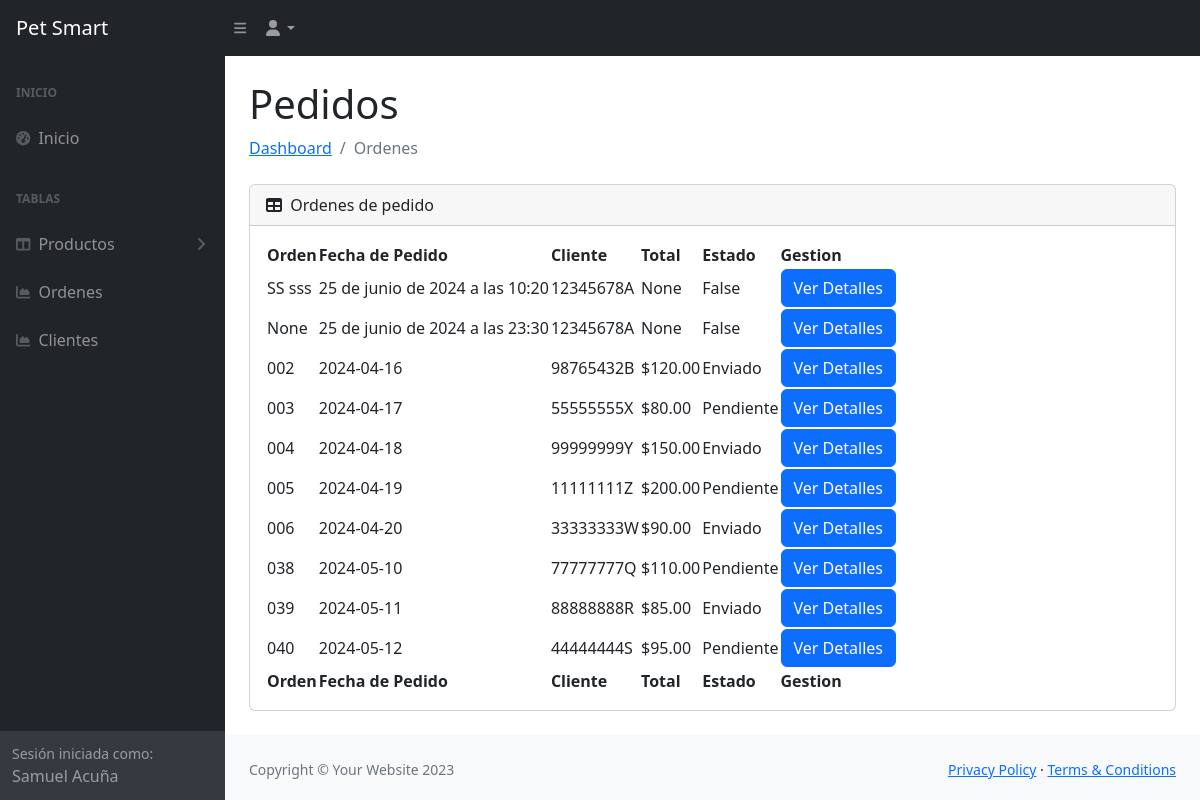
Page /dash/tabla_ordenes/ on the earlier database version.
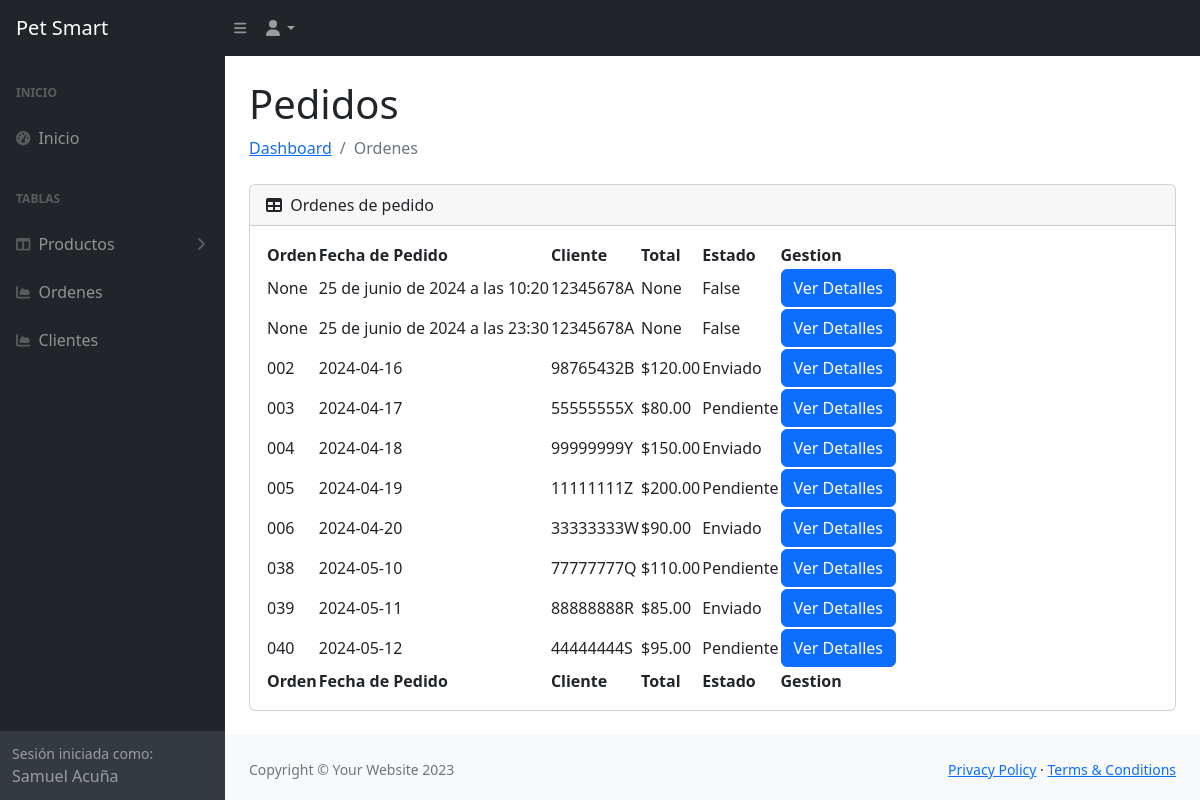
Same page on the later database version.
### app/models.py (models this page shows, shortened)
class Orden(models.Model):
    cliente = models.ForeignKey(Cliente, on_delete=models.SET_NULL, null=True, blank=True)
    fecha_creacion = models.DateTimeField(auto_now_add=True)
    completada = models.BooleanField(default=False)
    direccion_envio = models.ForeignKey(Direccion, on_delete=models.SET_NULL, null=True, blank=True)
    total = models.DecimalField(max_digits=10, decimal_places=2, blank=True, null=True)

class Cliente(models.Model):
    user = models.OneToOneField(User, on_delete=models.CASCADE)
    nombre = models.CharField(max_length=255)
    apellidos = models.CharField(max_length=255)
    telefono = models.CharField(max_length=20, blank=True, null=True)
    def __str__(self):
        return f"{self.nombre} {self.apellidos}"

### app/views.py (the view)
# urls.py: path('dash/tabla_ordenes/', tabla_ordenes, name='tabla_ordenes'),
def tabla_ordenes(request):
    ordenes=Orden.objects.all()
    datos={
        "ordenes":ordenes
    }
    return render(request, 'dash/tabla_ordenes.html',datos)

### app/templates/dash/tabla_ordenes.html (shortened to what the changed rows need)
{% extends "dash/base.html" %} {% load static %} {% block contents %}
<main>
  <div class="container-fluid px-4">
    <h1 class="mt-4">Pedidos</h1>
    <div class="card mb-4">
      <div class="card-body">
        <table id="datatablesSimple">
          <thead>
            <tr>
              <th>Orden</th>
              <th>Fecha de Pedido</th>
              <th>Cliente</th>
              <th>Total</th>
              <th>Estado</th>
              <th>Gestion</th>
            </tr>
          </thead>
          <tfoot>
            <tr>
              <th>Orden</th>
              <th>Fecha de Pedido</th>
              <th>Cliente</th>
              <th>Total</th>
              <th>Estado</th>
              <th>Gestion</th>
            </tr>
          </tfoot>
          <tbody>
            {% for o in ordenes%}
            <tr>
                <td>{{o.cliente}}</td>
                <td>{{o.fecha_creacion}}</td>
                <td>12345678A</td>
                <td>{{o.total}}</td>
                <td>{{o.completada}}</td>
                <td>
                  <button
                    type="button"
                    class="btn btn-primary"
                    onclick="mostrarDetalles('001')"
                  >
                    Ver Detalles
                  </button>
                </td>
              </tr>
            {% endfor %}
          </tbody>
        </table>
      </div>
    </div>
  </div>
</main>
{% endblock contents %}

Differences in the rows shown:
changed Orden "25 de junio de 2024 a las 10:20": cliente "SS sss" → "None"
